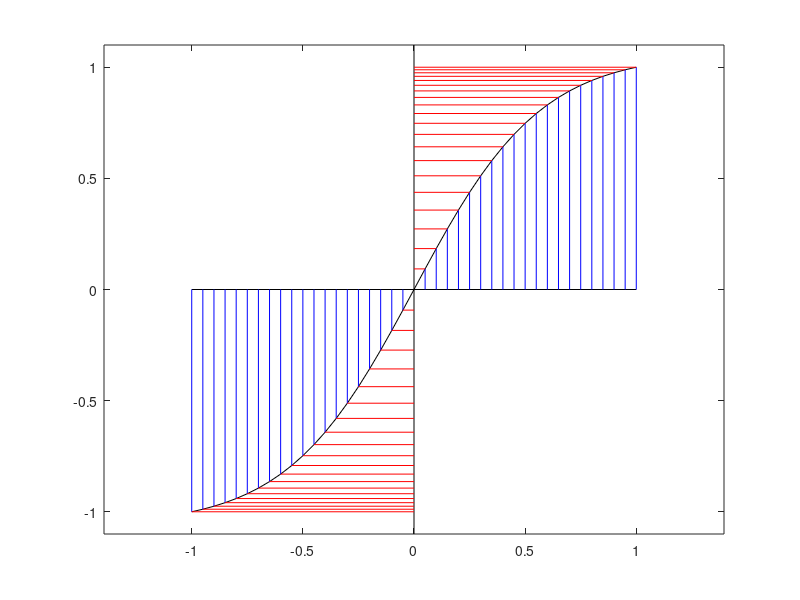
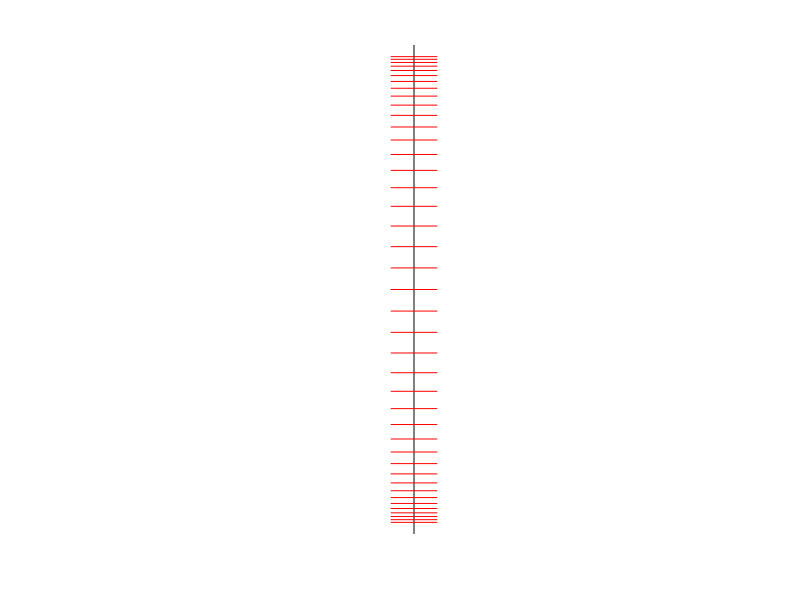

Write the MATLAB code that produced these figures, in order.
c=1.75; hashwidth=0.1;
x=[-1:.05:1]; N=length(x); f=tanh(c*x)/tanh(c);

figure(1), clf, plot(x,f,'k-'), hold on;
plot([-1 1],[0 0],'k-'), plot([0 0],[-1.1 1.1],'k-')
for i=1:N
plot([x(i) x(i)],[0 f(i)],'b-',[x(i) 0],[f(i) f(i)],'r-')
end
hold off; axis equal; axis tight;
print -depsc stretch_tanh.eps

figure(2), clf, plot([0 0],[-1.05 1.05],'k-'), hold on
for i=1:N, plot([-hashwidth hashwidth],[f(i) f(i)],'r-');end
axis([-0.1 0.1 -1.05 1.05]); axis equal; axis tight; axis off; hold off;
print -depsc stretch_tanh_hash.eps
